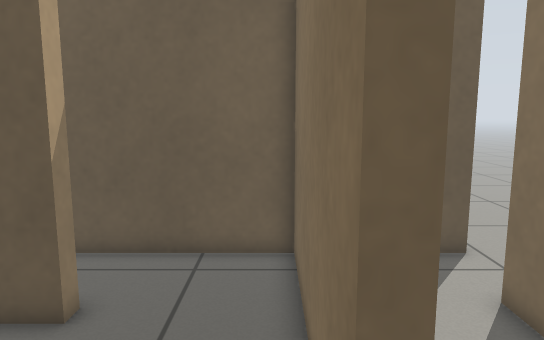
view 1 (above)

17 first-person views from a walk through a world built for the Gazebo simulator. The camera is 0.98 m above the floor, tilts 8° down and sees 70° across. The floor is counted in squares, 0.25 m on a side. Each view is taken from the middle of a square. On the plan, view 1 faces up. The plan holds only what a view shows up to about 20 squares ahead; the rest is blank.

view 2
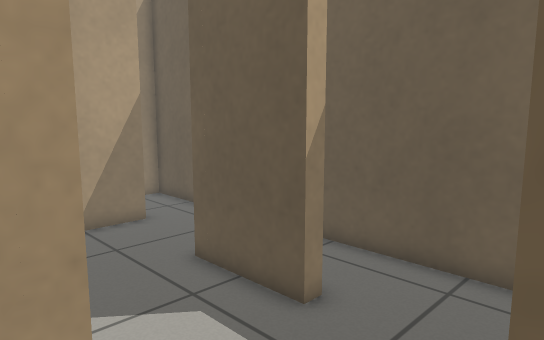

view 3
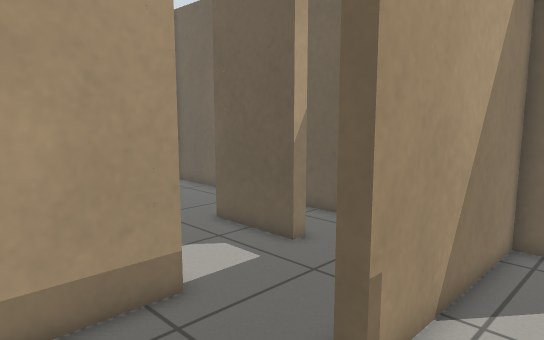

view 4
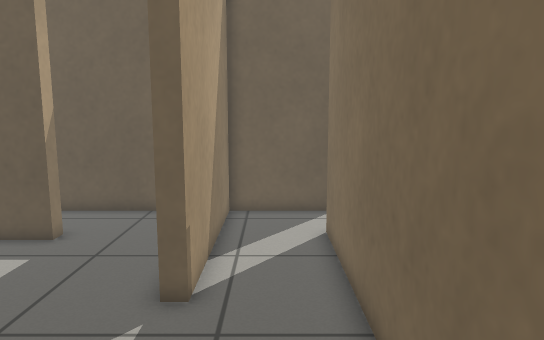

view 5
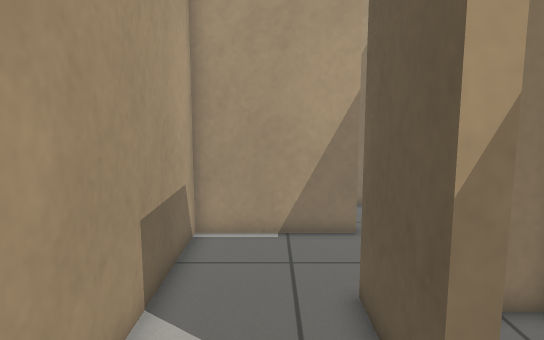

view 6
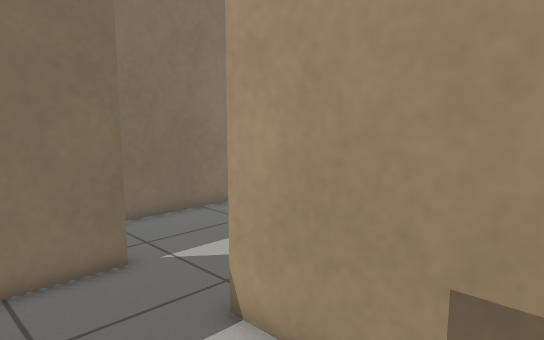

view 7
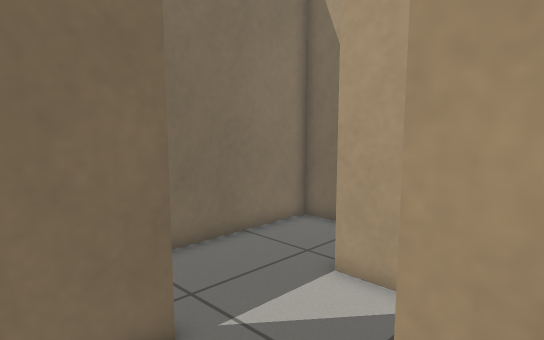

view 8
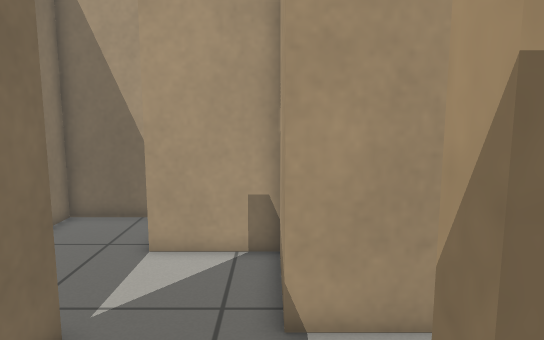

view 9
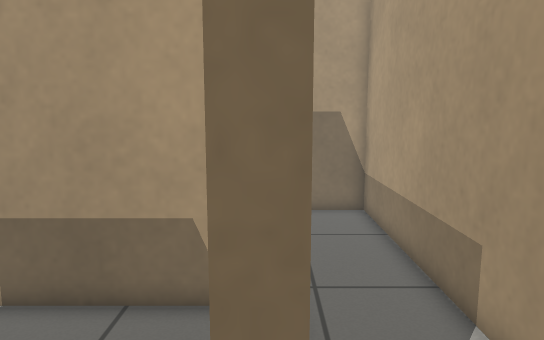

view 10
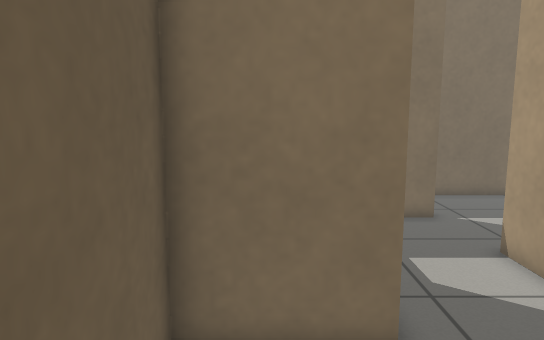

view 11
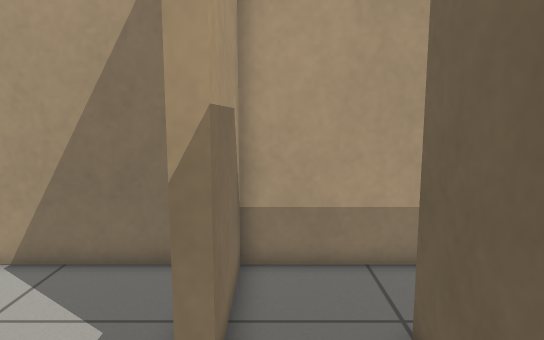

view 12
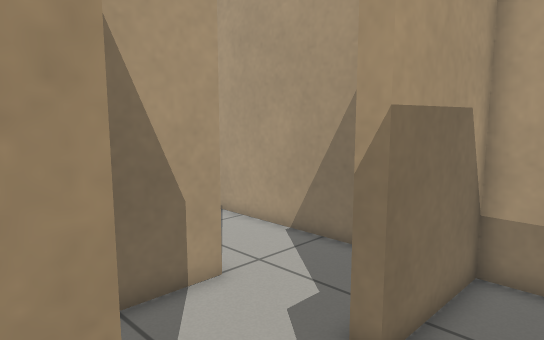

view 13
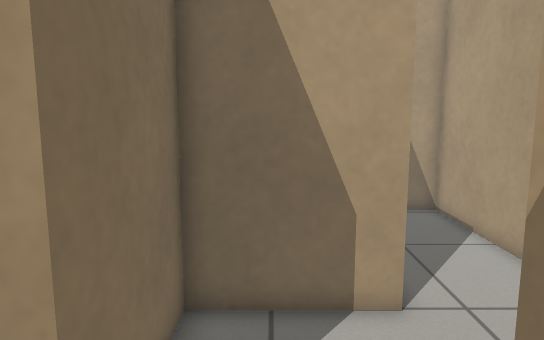

view 14
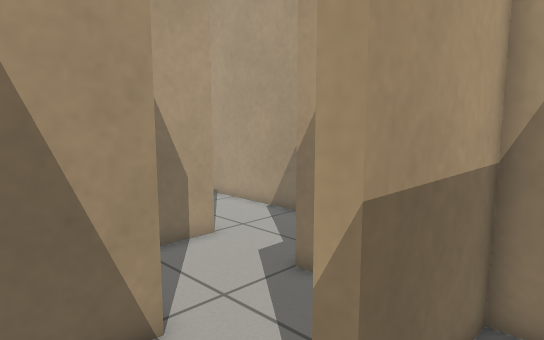

view 15
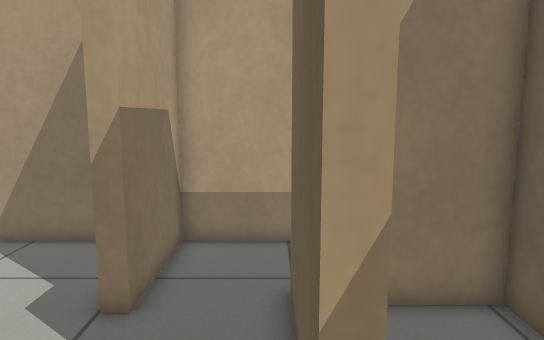

view 16
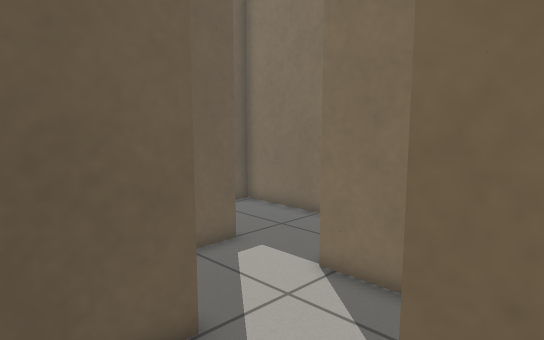

view 17
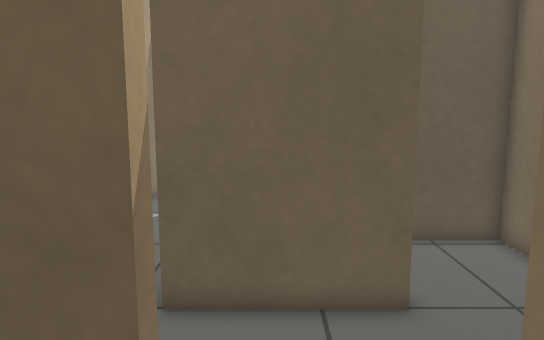

### Floor plan
Points are (right, up) in squares from view 1. A wall is a line through its corners. A room is listed if a view was taken in it or the views show most of it. See-through windows are left out.
Room 1 (views 1, 2, 5, 7)
walls: (-3.9, 7.5) (-3.9, 6.9) (-7.9, 6.9); (1.2, 2.7) (0.6, 2.7) (0.6, 7.4); (-1.2, -2) (0.6, -2); (-12.6, 6.6) (-12.6, 2.4) (-3.2, 2.4) (-3.2, -1.8) (0.6, -1.8)
ways out: opening at (1, 0.5) to room 2; opening at (-10.5, 7) to room 3; opening at (-1.5, 7) to room 4
Room 2 (views 3, 4)
walls: (1.7, -5.7) (4.8, -5.7) (4.8, 7.7); (5.6, 10.7) (1.2, 10.7) (1.2, 2.7)
ways out: opening at (1, 0.5) to room 1; opening at (5, 9)
Room 3 (view 6)
walls: (-12.6, 7.8) (-12.6, 6.6); (-7.9, 6.9) (-7.9, 10.7) (-11.7, 10.7)
ways out: opening at (-10.5, 7) to room 1; opening at (-13, 9) to room 5
Room 4 (view 8)
walls: (0.6, 7.4) (0.6, 10.7) (-6.6, 10.7); (-7.3, 10.5) (-7.3, 9.6)
ways out: opening at (-1.5, 7) to room 1
Room 5 (views 9, 10)
walls: (-16.8, 5) (-16.8, -5.8) (-12.3, -5.8); (-13.2, 7.8) (-12.6, 7.8); (-13.6, 10.7) (-16.8, 10.7) (-16.8, 8.5)
ways out: opening at (-13, 9) to room 3; opening at (-13, -4) to room 6
Room 6 (views 11, 12, 13, 15)
walls: (-8.2, -5.8) (-5.7, -5.8); (-8.2, -2) (-8.2, -2.6) (-13.2, -2.6); (-12.3, -5.8) (-12.3, -6.4); (-3.8, -2.6) (-3.8, -1.4)
ways out: opening at (-13, -4) to room 5; opening at (-6.5, -2) to room 7; opening at (-10.5, -6) to room 9
Room 7 (view 14)
walls: (-11.5, 1.8) (-12.6, 1.8) (-12.6, -2) (-8.2, -2); (-3.8, -1.4) (-3.8, 1.8) (-6.6, 1.8)
ways out: opening at (-6.5, -2) to room 6
Room 8 (view 16)
walls: (-12.6, -11.6) (-12.6, -10.4); (-16.8, -7.6) (-16.8, -18.9) (-15.6, -18.9); (-12.3, -6.4) (-15.2, -6.4)
ways out: opening at (-13, -8.5) to room 9
Room 9 (view 17)
walls: (-12.6, -10.4) (-8.2, -10.4) (-8.2, -5.8)
ways out: opening at (-10.5, -6) to room 6; opening at (-13, -8.5) to room 8

Where each view was taken, in squares from view 1:
view 1: 0 up, 0 right, facing up
view 2: 1 up, 1 right, facing up-left
view 3: 2 down, 4 right, facing up-left
view 4: 5 down, 3 right, facing up
view 5: 5 up, 0 right, facing left
view 6: 7 up, 9 left, facing down-right
view 7: 6 up, 5 left, facing down-right
view 8: 9 up, 3 left, facing down
view 9: 10 up, 13 left, facing down
view 10: 9 up, 14 left, facing right
view 11: 5 down, 7 left, facing left
view 12: 3 down, 7 left, facing down-left
view 13: 3 down, 10 left, facing down
view 14: 0 up, 5 left, facing down-left
view 15: 3 down, 5 left, facing left
view 16: 12 down, 16 left, facing up-right
view 17: 10 down, 11 left, facing up
